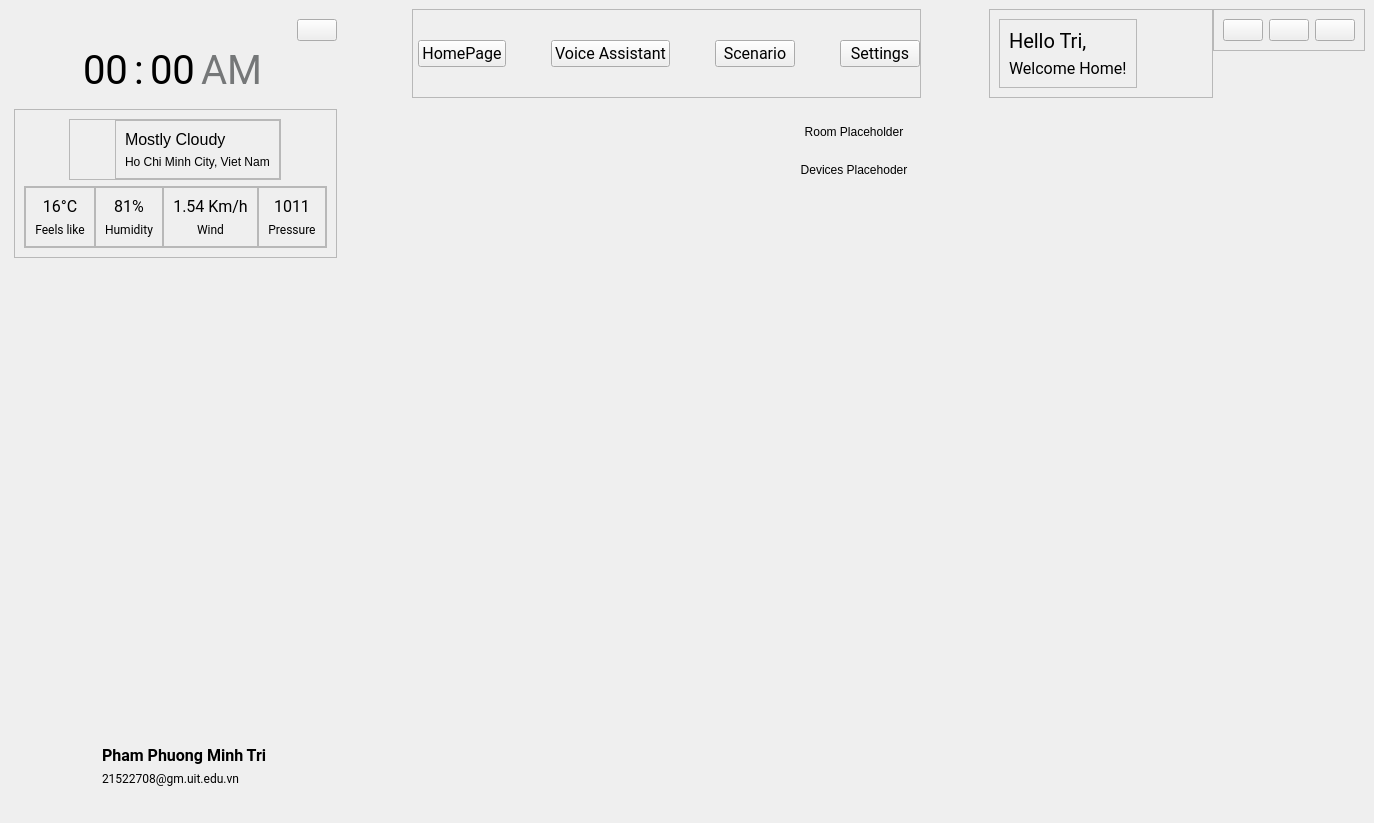
<?xml version="1.0" encoding="UTF-8"?>
<ui version="4.0">
 <class>MainWindow</class>
 <widget class="QMainWindow" name="MainWindow">
  <property name="geometry">
   <rect>
    <x>0</x>
    <y>0</y>
    <width>1374</width>
    <height>823</height>
   </rect>
  </property>
  <property name="windowTitle">
   <string>MainWindow</string>
  </property>
  <property name="styleSheet">
   <string notr="true">/*#centralwidget{
background-color: rgb(31, 35, 58);
}*/</string>
  </property>
  <widget class="QWidget" name="centralwidget">
   <property name="minimumSize">
    <size>
     <width>1374</width>
     <height>823</height>
    </size>
   </property>
   <property name="styleSheet">
    <string notr="true"/>
   </property>
   <layout class="QHBoxLayout" name="horizontalLayout">
    <item alignment="Qt::AlignLeft">
     <widget class="QCustomSlideMenu" name="leftMenu" native="true">
      <layout class="QVBoxLayout" name="verticalLayout">
       <property name="spacing">
        <number>5</number>
       </property>
       <property name="leftMargin">
        <number>0</number>
       </property>
       <property name="topMargin">
        <number>5</number>
       </property>
       <property name="rightMargin">
        <number>0</number>
       </property>
       <property name="bottomMargin">
        <number>5</number>
       </property>
       <item alignment="Qt::AlignTop">
        <widget class="QWidget" name="leftHeader_Menu" native="true">
         <layout class="QVBoxLayout" name="verticalLayout_2">
          <property name="spacing">
           <number>0</number>
          </property>
          <property name="leftMargin">
           <number>0</number>
          </property>
          <property name="topMargin">
           <number>0</number>
          </property>
          <property name="rightMargin">
           <number>0</number>
          </property>
          <property name="bottomMargin">
           <number>5</number>
          </property>
          <item alignment="Qt::AlignRight|Qt::AlignTop">
           <widget class="QWidget" name="widget" native="true">
            <property name="minimumSize">
             <size>
              <width>33</width>
              <height>29</height>
             </size>
            </property>
            <layout class="QVBoxLayout" name="verticalLayout_5">
             <property name="spacing">
              <number>0</number>
             </property>
             <property name="leftMargin">
              <number>5</number>
             </property>
             <property name="topMargin">
              <number>5</number>
             </property>
             <property name="rightMargin">
              <number>0</number>
             </property>
             <property name="bottomMargin">
              <number>5</number>
             </property>
             <item>
              <widget class="QPushButton" name="menuBtn">
               <property name="text">
                <string/>
               </property>
               <property name="icon">
                <iconset resource="../Qss/icons/_icons.qrc">
                 <normaloff>:/feather/icons/feather/menu.png</normaloff>:/feather/icons/feather/menu.png</iconset>
               </property>
              </widget>
             </item>
            </layout>
           </widget>
          </item>
          <item alignment="Qt::AlignHCenter|Qt::AlignTop">
           <widget class="QFrame" name="frameClock">
            <property name="frameShape">
             <enum>QFrame::NoFrame</enum>
            </property>
            <layout class="QHBoxLayout" name="horizontalLayout_2">
             <property name="leftMargin">
              <number>0</number>
             </property>
             <property name="topMargin">
              <number>0</number>
             </property>
             <property name="rightMargin">
              <number>0</number>
             </property>
             <property name="bottomMargin">
              <number>0</number>
             </property>
             <item>
              <widget class="QLabel" name="labelHours">
               <property name="font">
                <font>
                 <family>Roboto</family>
                 <pointsize>30</pointsize>
                </font>
               </property>
               <property name="text">
                <string>00</string>
               </property>
              </widget>
             </item>
             <item>
              <widget class="QLabel" name="labelColon">
               <property name="maximumSize">
                <size>
                 <width>16777215</width>
                 <height>16777215</height>
                </size>
               </property>
               <property name="font">
                <font>
                 <family>Roboto</family>
                 <pointsize>30</pointsize>
                </font>
               </property>
               <property name="text">
                <string>:</string>
               </property>
              </widget>
             </item>
             <item>
              <widget class="QLabel" name="labelMinutes">
               <property name="font">
                <font>
                 <family>Roboto</family>
                 <pointsize>30</pointsize>
                </font>
               </property>
               <property name="text">
                <string>00</string>
               </property>
              </widget>
             </item>
             <item>
              <widget class="QLabel" name="labelHolder">
               <property name="font">
                <font>
                 <family>Roboto</family>
                 <pointsize>30</pointsize>
                </font>
               </property>
               <property name="text">
                <string>&lt;html&gt;&lt;head/&gt;&lt;body&gt;&lt;p&gt;&lt;span style=&quot; color:#757778;&quot;&gt;AM&lt;/span&gt;&lt;/p&gt;&lt;/body&gt;&lt;/html&gt;</string>
               </property>
              </widget>
             </item>
            </layout>
           </widget>
          </item>
         </layout>
        </widget>
       </item>
       <item>
        <widget class="QWidget" name="section2" native="true">
         <layout class="QVBoxLayout" name="verticalLayout_3">
          <property name="spacing">
           <number>5</number>
          </property>
          <property name="leftMargin">
           <number>5</number>
          </property>
          <property name="topMargin">
           <number>5</number>
          </property>
          <property name="rightMargin">
           <number>0</number>
          </property>
          <property name="bottomMargin">
           <number>5</number>
          </property>
          <item alignment="Qt::AlignVCenter">
           <widget class="QFrame" name="frame_10">
            <property name="frameShape">
             <enum>QFrame::StyledPanel</enum>
            </property>
            <property name="frameShadow">
             <enum>QFrame::Raised</enum>
            </property>
            <layout class="QVBoxLayout" name="verticalLayout_7">
             <item alignment="Qt::AlignHCenter">
              <widget class="QFrame" name="frame_8">
               <property name="frameShape">
                <enum>QFrame::StyledPanel</enum>
               </property>
               <property name="frameShadow">
                <enum>QFrame::Raised</enum>
               </property>
               <layout class="QHBoxLayout" name="horizontalLayout_5">
                <property name="spacing">
                 <number>0</number>
                </property>
                <property name="leftMargin">
                 <number>0</number>
                </property>
                <property name="topMargin">
                 <number>0</number>
                </property>
                <property name="rightMargin">
                 <number>0</number>
                </property>
                <property name="bottomMargin">
                 <number>0</number>
                </property>
                <item>
                 <widget class="QLabel" name="label_13">
                  <property name="minimumSize">
                   <size>
                    <width>45</width>
                    <height>45</height>
                   </size>
                  </property>
                  <property name="maximumSize">
                   <size>
                    <width>45</width>
                    <height>45</height>
                   </size>
                  </property>
                  <property name="text">
                   <string/>
                  </property>
                  <property name="pixmap">
                   <pixmap resource="../Qss/icons/_icons.qrc">:/feather/icons/feather/cloud.png</pixmap>
                  </property>
                  <property name="scaledContents">
                   <bool>true</bool>
                  </property>
                 </widget>
                </item>
                <item>
                 <widget class="QFrame" name="frame_9">
                  <property name="frameShape">
                   <enum>QFrame::StyledPanel</enum>
                  </property>
                  <property name="frameShadow">
                   <enum>QFrame::Raised</enum>
                  </property>
                  <layout class="QVBoxLayout" name="verticalLayout_10">
                   <item>
                    <widget class="QLabel" name="labelWeatherState">
                     <property name="font">
                      <font>
                       <pointsize>12</pointsize>
                      </font>
                     </property>
                     <property name="text">
                      <string>Mostly Cloudy</string>
                     </property>
                    </widget>
                   </item>
                   <item>
                    <widget class="QLabel" name="labelCurrentLocation">
                     <property name="text">
                      <string>Ho Chi Minh City, Viet Nam</string>
                     </property>
                    </widget>
                   </item>
                  </layout>
                 </widget>
                </item>
               </layout>
              </widget>
             </item>
             <item>
              <widget class="QFrame" name="frame_4">
               <property name="frameShape">
                <enum>QFrame::StyledPanel</enum>
               </property>
               <property name="frameShadow">
                <enum>QFrame::Raised</enum>
               </property>
               <layout class="QHBoxLayout" name="horizontalLayout_3">
                <property name="spacing">
                 <number>0</number>
                </property>
                <property name="leftMargin">
                 <number>0</number>
                </property>
                <property name="topMargin">
                 <number>0</number>
                </property>
                <property name="rightMargin">
                 <number>0</number>
                </property>
                <property name="bottomMargin">
                 <number>0</number>
                </property>
                <item alignment="Qt::AlignVCenter">
                 <widget class="QFrame" name="frame_3">
                  <property name="frameShape">
                   <enum>QFrame::StyledPanel</enum>
                  </property>
                  <property name="frameShadow">
                   <enum>QFrame::Raised</enum>
                  </property>
                  <layout class="QVBoxLayout" name="verticalLayout_6">
                   <item>
                    <widget class="QLabel" name="valueFeelLike">
                     <property name="font">
                      <font>
                       <family>Roboto</family>
                       <pointsize>12</pointsize>
                      </font>
                     </property>
                     <property name="text">
                      <string>16°C</string>
                     </property>
                     <property name="alignment">
                      <set>Qt::AlignCenter</set>
                     </property>
                    </widget>
                   </item>
                   <item>
                    <widget class="QLabel" name="labelFeelLike">
                     <property name="font">
                      <font>
                       <family>Roboto</family>
                       <pointsize>9</pointsize>
                      </font>
                     </property>
                     <property name="text">
                      <string>Feels like</string>
                     </property>
                     <property name="alignment">
                      <set>Qt::AlignCenter</set>
                     </property>
                    </widget>
                   </item>
                  </layout>
                 </widget>
                </item>
                <item alignment="Qt::AlignVCenter">
                 <widget class="QFrame" name="frame_6">
                  <property name="frameShape">
                   <enum>QFrame::StyledPanel</enum>
                  </property>
                  <property name="frameShadow">
                   <enum>QFrame::Raised</enum>
                  </property>
                  <layout class="QVBoxLayout" name="verticalLayout_8">
                   <item>
                    <widget class="QLabel" name="valueHumidity">
                     <property name="font">
                      <font>
                       <family>Roboto</family>
                       <pointsize>12</pointsize>
                      </font>
                     </property>
                     <property name="text">
                      <string>81%</string>
                     </property>
                     <property name="alignment">
                      <set>Qt::AlignCenter</set>
                     </property>
                    </widget>
                   </item>
                   <item>
                    <widget class="QLabel" name="labelHumidity">
                     <property name="font">
                      <font>
                       <family>Roboto</family>
                       <pointsize>9</pointsize>
                      </font>
                     </property>
                     <property name="text">
                      <string>Humidity</string>
                     </property>
                     <property name="alignment">
                      <set>Qt::AlignCenter</set>
                     </property>
                    </widget>
                   </item>
                  </layout>
                 </widget>
                </item>
                <item alignment="Qt::AlignVCenter">
                 <widget class="QFrame" name="frame_12">
                  <property name="frameShape">
                   <enum>QFrame::StyledPanel</enum>
                  </property>
                  <property name="frameShadow">
                   <enum>QFrame::Raised</enum>
                  </property>
                  <layout class="QVBoxLayout" name="verticalLayout_12">
                   <item>
                    <widget class="QLabel" name="valueWind">
                     <property name="font">
                      <font>
                       <family>Roboto</family>
                       <pointsize>12</pointsize>
                      </font>
                     </property>
                     <property name="text">
                      <string>1.54 Km/h</string>
                     </property>
                     <property name="alignment">
                      <set>Qt::AlignCenter</set>
                     </property>
                    </widget>
                   </item>
                   <item>
                    <widget class="QLabel" name="label_15">
                     <property name="font">
                      <font>
                       <family>Roboto</family>
                       <pointsize>9</pointsize>
                      </font>
                     </property>
                     <property name="text">
                      <string>Wind</string>
                     </property>
                     <property name="alignment">
                      <set>Qt::AlignCenter</set>
                     </property>
                    </widget>
                   </item>
                  </layout>
                 </widget>
                </item>
                <item alignment="Qt::AlignVCenter">
                 <widget class="QFrame" name="frame_7">
                  <property name="frameShape">
                   <enum>QFrame::StyledPanel</enum>
                  </property>
                  <property name="frameShadow">
                   <enum>QFrame::Raised</enum>
                  </property>
                  <layout class="QVBoxLayout" name="verticalLayout_9">
                   <item>
                    <widget class="QLabel" name="valuePressure">
                     <property name="font">
                      <font>
                       <family>Roboto</family>
                       <pointsize>12</pointsize>
                      </font>
                     </property>
                     <property name="text">
                      <string>1011</string>
                     </property>
                     <property name="alignment">
                      <set>Qt::AlignCenter</set>
                     </property>
                    </widget>
                   </item>
                   <item>
                    <widget class="QLabel" name="label_10">
                     <property name="font">
                      <font>
                       <family>Roboto</family>
                       <pointsize>9</pointsize>
                      </font>
                     </property>
                     <property name="text">
                      <string>Pressure</string>
                     </property>
                     <property name="alignment">
                      <set>Qt::AlignCenter</set>
                     </property>
                    </widget>
                   </item>
                  </layout>
                 </widget>
                </item>
               </layout>
              </widget>
             </item>
            </layout>
           </widget>
          </item>
         </layout>
        </widget>
       </item>
       <item>
        <spacer name="verticalSpacer">
         <property name="orientation">
          <enum>Qt::Vertical</enum>
         </property>
         <property name="sizeType">
          <enum>QSizePolicy::MinimumExpanding</enum>
         </property>
         <property name="sizeHint" stdset="0">
          <size>
           <width>10</width>
           <height>50</height>
          </size>
         </property>
        </spacer>
       </item>
       <item alignment="Qt::AlignHCenter|Qt::AlignBottom">
        <widget class="QWidget" name="section3" native="true">
         <layout class="QVBoxLayout" name="verticalLayout_25">
          <property name="spacing">
           <number>5</number>
          </property>
          <property name="leftMargin">
           <number>5</number>
          </property>
          <property name="topMargin">
           <number>5</number>
          </property>
          <property name="rightMargin">
           <number>0</number>
          </property>
          <property name="bottomMargin">
           <number>5</number>
          </property>
          <item>
           <widget class="QFrame" name="frame_2">
            <property name="frameShape">
             <enum>QFrame::NoFrame</enum>
            </property>
            <layout class="QHBoxLayout" name="horizontalLayout_4">
             <item>
              <widget class="QLabel" name="label">
               <property name="minimumSize">
                <size>
                 <width>48</width>
                 <height>48</height>
                </size>
               </property>
               <property name="maximumSize">
                <size>
                 <width>48</width>
                 <height>48</height>
                </size>
               </property>
               <property name="text">
                <string/>
               </property>
               <property name="pixmap">
                <pixmap resource="../Qss/icons/_icons.qrc">:/feather/icons/feather/user.png</pixmap>
               </property>
               <property name="scaledContents">
                <bool>true</bool>
               </property>
              </widget>
             </item>
             <item alignment="Qt::AlignVCenter">
              <widget class="QFrame" name="frame">
               <property name="frameShape">
                <enum>QFrame::NoFrame</enum>
               </property>
               <layout class="QVBoxLayout" name="verticalLayout_4">
                <item>
                 <widget class="QLabel" name="labelUsername">
                  <property name="font">
                   <font>
                    <family>Roboto</family>
                    <pointsize>12</pointsize>
                    <weight>75</weight>
                    <bold>true</bold>
                   </font>
                  </property>
                  <property name="text">
                   <string>Pham Phuong Minh Tri</string>
                  </property>
                 </widget>
                </item>
                <item>
                 <widget class="QLabel" name="labelEmail">
                  <property name="font">
                   <font>
                    <family>Roboto</family>
                    <pointsize>9</pointsize>
                   </font>
                  </property>
                  <property name="text">
                   <string>21522708@gm.uit.edu.vn</string>
                  </property>
                 </widget>
                </item>
               </layout>
              </widget>
             </item>
             <item>
              <widget class="QLabel" name="label_2">
               <property name="minimumSize">
                <size>
                 <width>30</width>
                 <height>30</height>
                </size>
               </property>
               <property name="maximumSize">
                <size>
                 <width>30</width>
                 <height>30</height>
                </size>
               </property>
               <property name="text">
                <string/>
               </property>
               <property name="pixmap">
                <pixmap resource="../Qss/icons/_icons.qrc">:/feather/icons/feather/log-out.png</pixmap>
               </property>
               <property name="scaledContents">
                <bool>true</bool>
               </property>
              </widget>
             </item>
            </layout>
           </widget>
          </item>
         </layout>
        </widget>
       </item>
      </layout>
     </widget>
    </item>
    <item>
     <widget class="QWidget" name="mainBody" native="true">
      <layout class="QVBoxLayout" name="verticalLayout_11">
       <property name="spacing">
        <number>0</number>
       </property>
       <property name="leftMargin">
        <number>0</number>
       </property>
       <property name="topMargin">
        <number>0</number>
       </property>
       <property name="rightMargin">
        <number>0</number>
       </property>
       <property name="bottomMargin">
        <number>0</number>
       </property>
       <item alignment="Qt::AlignTop">
        <widget class="QWidget" name="headerMenu" native="true">
         <layout class="QHBoxLayout" name="horizontalLayout_8">
          <property name="spacing">
           <number>0</number>
          </property>
          <property name="leftMargin">
           <number>0</number>
          </property>
          <property name="topMargin">
           <number>0</number>
          </property>
          <property name="rightMargin">
           <number>0</number>
          </property>
          <property name="bottomMargin">
           <number>0</number>
          </property>
          <item>
           <spacer name="horizontalSpacer_3">
            <property name="orientation">
             <enum>Qt::Horizontal</enum>
            </property>
            <property name="sizeHint" stdset="0">
             <size>
              <width>40</width>
              <height>20</height>
             </size>
            </property>
           </spacer>
          </item>
          <item>
           <widget class="QFrame" name="pagesBtn">
            <property name="frameShape">
             <enum>QFrame::StyledPanel</enum>
            </property>
            <property name="frameShadow">
             <enum>QFrame::Raised</enum>
            </property>
            <layout class="QHBoxLayout" name="horizontalLayout_6">
             <property name="spacing">
              <number>5</number>
             </property>
             <property name="leftMargin">
              <number>5</number>
             </property>
             <property name="topMargin">
              <number>5</number>
             </property>
             <property name="rightMargin">
              <number>0</number>
             </property>
             <property name="bottomMargin">
              <number>5</number>
             </property>
             <item>
              <widget class="QPushButton" name="homeBtn">
               <property name="font">
                <font>
                 <family>Roboto</family>
                 <pointsize>12</pointsize>
                </font>
               </property>
               <property name="text">
                <string>HomePage</string>
               </property>
              </widget>
             </item>
             <item>
              <spacer name="horizontalSpacer_5">
               <property name="orientation">
                <enum>Qt::Horizontal</enum>
               </property>
               <property name="sizeHint" stdset="0">
                <size>
                 <width>40</width>
                 <height>20</height>
                </size>
               </property>
              </spacer>
             </item>
             <item>
              <widget class="QPushButton" name="voiceBtn">
               <property name="font">
                <font>
                 <family>Roboto</family>
                 <pointsize>12</pointsize>
                </font>
               </property>
               <property name="text">
                <string>Voice Assistant</string>
               </property>
              </widget>
             </item>
             <item>
              <spacer name="horizontalSpacer_6">
               <property name="orientation">
                <enum>Qt::Horizontal</enum>
               </property>
               <property name="sizeHint" stdset="0">
                <size>
                 <width>40</width>
                 <height>20</height>
                </size>
               </property>
              </spacer>
             </item>
             <item>
              <widget class="QPushButton" name="scenarioBtn">
               <property name="font">
                <font>
                 <family>Roboto</family>
                 <pointsize>12</pointsize>
                </font>
               </property>
               <property name="text">
                <string>Scenario</string>
               </property>
              </widget>
             </item>
             <item>
              <spacer name="horizontalSpacer_7">
               <property name="orientation">
                <enum>Qt::Horizontal</enum>
               </property>
               <property name="sizeHint" stdset="0">
                <size>
                 <width>40</width>
                 <height>20</height>
                </size>
               </property>
              </spacer>
             </item>
             <item>
              <widget class="QPushButton" name="settingBtn">
               <property name="font">
                <font>
                 <family>Roboto</family>
                 <pointsize>12</pointsize>
                </font>
               </property>
               <property name="text">
                <string>Settings</string>
               </property>
              </widget>
             </item>
            </layout>
           </widget>
          </item>
          <item>
           <spacer name="horizontalSpacer_4">
            <property name="orientation">
             <enum>Qt::Horizontal</enum>
            </property>
            <property name="sizeHint" stdset="0">
             <size>
              <width>40</width>
              <height>20</height>
             </size>
            </property>
           </spacer>
          </item>
          <item alignment="Qt::AlignRight|Qt::AlignTop">
           <widget class="QFrame" name="frame_15">
            <property name="frameShape">
             <enum>QFrame::StyledPanel</enum>
            </property>
            <property name="frameShadow">
             <enum>QFrame::Raised</enum>
            </property>
            <layout class="QHBoxLayout" name="horizontalLayout_9">
             <item alignment="Qt::AlignVCenter">
              <widget class="QFrame" name="frame_14">
               <property name="frameShape">
                <enum>QFrame::StyledPanel</enum>
               </property>
               <property name="frameShadow">
                <enum>QFrame::Raised</enum>
               </property>
               <layout class="QVBoxLayout" name="verticalLayout_14">
                <item>
                 <widget class="QLabel" name="label_18">
                  <property name="font">
                   <font>
                    <family>Roboto</family>
                    <pointsize>15</pointsize>
                    <weight>50</weight>
                    <bold>false</bold>
                   </font>
                  </property>
                  <property name="text">
                   <string>Hello Tri,</string>
                  </property>
                 </widget>
                </item>
                <item>
                 <widget class="QLabel" name="label_19">
                  <property name="font">
                   <font>
                    <family>Roboto</family>
                    <pointsize>12</pointsize>
                    <weight>50</weight>
                    <bold>false</bold>
                   </font>
                  </property>
                  <property name="text">
                   <string>Welcome Home!</string>
                  </property>
                 </widget>
                </item>
               </layout>
              </widget>
             </item>
             <item>
              <widget class="QLabel" name="label_20">
               <property name="minimumSize">
                <size>
                 <width>60</width>
                 <height>60</height>
                </size>
               </property>
               <property name="maximumSize">
                <size>
                 <width>60</width>
                 <height>60</height>
                </size>
               </property>
               <property name="text">
                <string/>
               </property>
               <property name="pixmap">
                <pixmap resource="../Qss/icons/_icons.qrc">:/feather/icons/feather/user.png</pixmap>
               </property>
               <property name="scaledContents">
                <bool>true</bool>
               </property>
              </widget>
             </item>
            </layout>
           </widget>
          </item>
          <item alignment="Qt::AlignRight|Qt::AlignTop">
           <widget class="QFrame" name="actionsBtn">
            <property name="frameShape">
             <enum>QFrame::StyledPanel</enum>
            </property>
            <property name="frameShadow">
             <enum>QFrame::Raised</enum>
            </property>
            <layout class="QHBoxLayout" name="horizontalLayout_7">
             <item>
              <widget class="QPushButton" name="minimizeBtn">
               <property name="text">
                <string/>
               </property>
               <property name="icon">
                <iconset resource="../Qss/icons/_icons.qrc">
                 <normaloff>:/feather/icons/feather/minus.png</normaloff>:/feather/icons/feather/minus.png</iconset>
               </property>
              </widget>
             </item>
             <item>
              <widget class="QPushButton" name="restoreBtn">
               <property name="text">
                <string/>
               </property>
               <property name="icon">
                <iconset resource="../Qss/icons/_icons.qrc">
                 <normaloff>:/feather/icons/feather/square.png</normaloff>:/feather/icons/feather/square.png</iconset>
               </property>
              </widget>
             </item>
             <item>
              <widget class="QPushButton" name="closeBtn">
               <property name="text">
                <string/>
               </property>
               <property name="icon">
                <iconset resource="../Qss/icons/_icons.qrc">
                 <normaloff>:/feather/icons/feather/window_close.png</normaloff>:/feather/icons/feather/window_close.png</iconset>
               </property>
               <property name="autoDefault">
                <bool>false</bool>
               </property>
              </widget>
             </item>
            </layout>
           </widget>
          </item>
         </layout>
        </widget>
       </item>
       <item>
        <widget class="QWidget" name="stackPages" native="true">
         <property name="styleSheet">
          <string notr="true">/*#stackPages {
    background-color: rgb(255, 255, 255);
}
#homePage {
    background-color: rgb(255, 255, 255);
}
#voiceassisPage {
    background-color: rgb(255, 255, 255);
}
#scenarioPage {
    background-color: rgb(255, 255, 255);
}
#settingPage {
    background-color: rgb(255, 255, 255);
}*/
</string>
         </property>
         <layout class="QVBoxLayout" name="verticalLayout_13">
          <item>
           <widget class="QCustomQStackedWidget" name="mainPages">
            <property name="currentIndex">
             <number>0</number>
            </property>
            <widget class="QWidget" name="homePage">
             <layout class="QVBoxLayout" name="verticalLayout_15">
              <item alignment="Qt::AlignTop">
               <widget class="QWidget" name="widget_3" native="true">
                <layout class="QVBoxLayout" name="verticalLayout_16">
                 <item>
                  <widget class="QLabel" name="label_5">
                   <property name="text">
                    <string>Room Placeholder</string>
                   </property>
                   <property name="alignment">
                    <set>Qt::AlignCenter</set>
                   </property>
                  </widget>
                 </item>
                </layout>
               </widget>
              </item>
              <item>
               <widget class="QWidget" name="widget_6" native="true">
                <layout class="QVBoxLayout" name="verticalLayout_17">
                 <item>
                  <widget class="QLabel" name="label_6">
                   <property name="text">
                    <string>Devices Placehoder</string>
                   </property>
                   <property name="alignment">
                    <set>Qt::AlignCenter</set>
                   </property>
                  </widget>
                 </item>
                 <item>
                  <spacer name="verticalSpacer_2">
                   <property name="orientation">
                    <enum>Qt::Vertical</enum>
                   </property>
                   <property name="sizeType">
                    <enum>QSizePolicy::MinimumExpanding</enum>
                   </property>
                   <property name="sizeHint" stdset="0">
                    <size>
                     <width>10</width>
                     <height>10</height>
                    </size>
                   </property>
                  </spacer>
                 </item>
                </layout>
               </widget>
              </item>
             </layout>
            </widget>
            <widget class="QWidget" name="voiceassisPage">
             <layout class="QVBoxLayout" name="verticalLayout_18">
              <item>
               <widget class="QWidget" name="widget_5" native="true">
                <layout class="QVBoxLayout" name="verticalLayout_19">
                 <item>
                  <widget class="QLabel" name="label_16">
                   <property name="text">
                    <string>Voice Assistant PlaceHolder</string>
                   </property>
                   <property name="alignment">
                    <set>Qt::AlignCenter</set>
                   </property>
                  </widget>
                 </item>
                </layout>
               </widget>
              </item>
             </layout>
            </widget>
            <widget class="QWidget" name="scenarioPage">
             <layout class="QVBoxLayout" name="verticalLayout_20">
              <item>
               <widget class="QWidget" name="widget_7" native="true">
                <layout class="QVBoxLayout" name="verticalLayout_21">
                 <item>
                  <widget class="QLabel" name="label_17">
                   <property name="text">
                    <string>Scenario Placeholder</string>
                   </property>
                   <property name="alignment">
                    <set>Qt::AlignCenter</set>
                   </property>
                  </widget>
                 </item>
                </layout>
               </widget>
              </item>
             </layout>
            </widget>
            <widget class="QWidget" name="settingPage">
             <layout class="QVBoxLayout" name="verticalLayout_23">
              <item alignment="Qt::AlignHCenter|Qt::AlignVCenter">
               <widget class="QWidget" name="widget_9" native="true">
                <layout class="QVBoxLayout" name="verticalLayout_22">
                 <item>
                  <widget class="QLabel" name="label_21">
                   <property name="font">
                    <font>
                     <family>Roboto</family>
                    </font>
                   </property>
                   <property name="text">
                    <string>Setting PlaceHolder</string>
                   </property>
                   <property name="alignment">
                    <set>Qt::AlignCenter</set>
                   </property>
                  </widget>
                 </item>
                 <item>
                  <widget class="QFrame" name="frame_13">
                   <property name="frameShape">
                    <enum>QFrame::StyledPanel</enum>
                   </property>
                   <property name="frameShadow">
                    <enum>QFrame::Raised</enum>
                   </property>
                   <layout class="QHBoxLayout" name="horizontalLayout_10">
                    <item>
                     <widget class="QLabel" name="label_22">
                      <property name="font">
                       <font>
                        <family>Roboto</family>
                       </font>
                      </property>
                      <property name="text">
                       <string>Theme</string>
                      </property>
                     </widget>
                    </item>
                    <item>
                     <widget class="QComboBox" name="themeList"/>
                    </item>
                   </layout>
                  </widget>
                 </item>
                </layout>
               </widget>
              </item>
             </layout>
            </widget>
           </widget>
          </item>
         </layout>
        </widget>
       </item>
      </layout>
     </widget>
    </item>
   </layout>
  </widget>
 </widget>
 <customwidgets>
  <customwidget>
   <class>QCustomSlideMenu</class>
   <extends>QWidget</extends>
   <header>Custom_Widgets.QCustomSlideMenu.h</header>
   <container>1</container>
  </customwidget>
  <customwidget>
   <class>QCustomQStackedWidget</class>
   <extends>QStackedWidget</extends>
   <header>Custom_Widgets.QCustomQStackedWidget.h</header>
   <container>1</container>
  </customwidget>
 </customwidgets>
 <resources>
  <include location="../Qss/icons/_icons.qrc"/>
 </resources>
 <connections/>
</ui>
